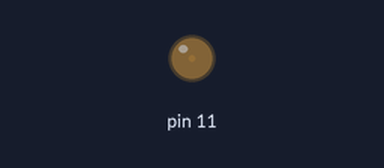
Recording of a sketch running on a simulated Arduino Uno, built with avr-gcc and run on an emulated ATmega328P. On the bench: output pins drawn as LEDs (lit = HIGH).

Above: at 0.05 s.
At 2.15 s:
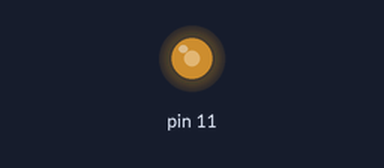
At 3.45 s:
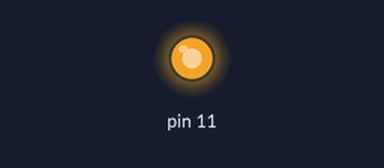
At 6.9 s:
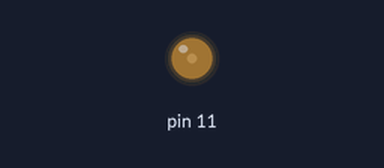
Timing chart, 0 to 10.0 s (numbered marks = the images above):
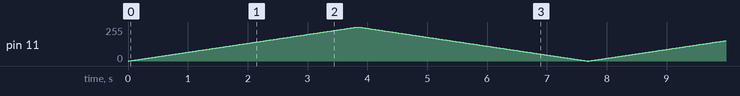

The sketch:

09_Project_for_loop_Control_LED.ino
```cpp
/*
 * Author: DIBYENDU BARMAN
 * Date: 14-June-2023
 * Project Description: LED Fading Effect- Creating Smooth Brightness Transitions using for loop
 */

void setup() {
  // put your setup code here, to run once:

}

void loop() {
  // put your main code here, to run repeatedly:
  for(int i = 0; i <= 255; i++)
  {
    analogWrite(11, i);
    delay(15);
  }
  for(int j = 255; j >= 0; j--)
  {
    analogWrite(11, j);
    delay(15);
  }
}
```
